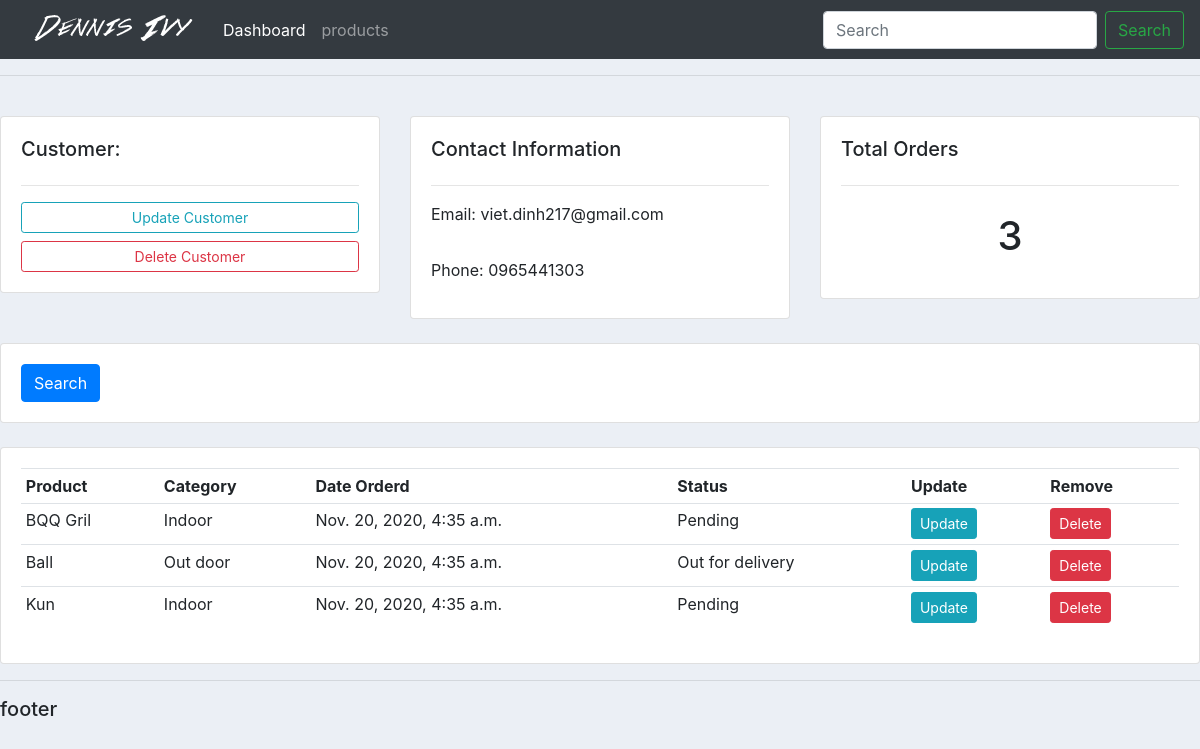
Screenshot of /customers/1/ with the database file from the repository.
### accounts/models.py (models this page shows, shortened)
class Customer(models.Model):
    name = models.CharField(max_length=200, null=True)
    phone = models.CharField(max_length=200, null=True)
    email = models.EmailField(max_length=200, null=True)
    date_created = models.DateTimeField(auto_now_add=True, null=True)

class Order(models.Model):
    STATUS = (
        ('Pending', 'Pending'),
        ('Out for delivery', 'Out for delivery'),
        ('Delivered', 'Delivered'),
    )
    custumer = models.ForeignKey(Customer, null=True , on_delete= models.SET_NULL)
    product = models.ForeignKey(Product, null=True , on_delete= models.SET_NULL)
    date_created = models.DateTimeField(auto_now_add=True, null=True)
    status = models.CharField(max_length=200, null=True, choices= STATUS)

class Product(models.Model):
    CATEGORY = (
        ('Indoor', 'Indoor'),
        ('Out door', 'Out door'),
    )
    name = models.CharField(max_length=200, null=True)
    price = models.FloatField(null=True)
    category = models.CharField(max_length=200, null=True, choices = CATEGORY)
    description = models.CharField(max_length=200, null=True, blank=True)
    date_created = models.DateTimeField(auto_now_add=True, null=True)
    tags = models.ManyToManyField(Tag)
    def __str__(self):
        return self.name

### accounts/views.py (the view)
# urls.py: path('customers/<str:pk>/', views.customers , name='customer'),
def customers(request, pk):
    customer = Customer.objects.get(id=pk)
    orders = customer.order_set.all()
    total_order = orders.count()
    context = {'customer': customer , 'orders': orders , 'total_order': total_order}
    return render(request, 'accounts/customers.html', context)

### accounts/templates/accounts/customers.html
	{% extends 'accounts/main.html' %}
{% block content%}
<br>
<div class="row">
	<div class="col-md">
		<div class="card card-body">
			<h5>Customer:</h5>
			<hr>
			<a class="btn btn-outline-info  btn-sm btn-block" href="">Update Customer</a>
			<a class="btn btn-outline-danger  btn-sm btn-block" href="">Delete Customer</a>
		</div>
	</div>
	<div class="col-md">
		<div class="card card-body">
			<h5>Contact Information</h5>
			<hr>
			<p>Email: {{customer.email}}</p> </p>
			<p>Phone: {{customer.phone}}</p>
		</div>
	</div>
	<div class="col-md">
		<div class="card card-body">
			<h5>Total Orders</h5>
			<hr>
			<h1 style="text-align: center;padding: 10px">{{total_order}}</h1>
		</div>
	</div>
</div>
<br>
<div class="row">
	<div class="col">
		<div class="card card-body">
			<form method="get">
		    <button class="btn btn-primary" type="submit">Search</button>
		  </form>
		</div>
	</div>
</div>
<br>
<div class="row">
	<div class="col-md">
		<div class="card card-body">
			<table class="table table-sm">
				<tr>
					<th>Product</th>
					<th>Category</th>
					<th>Date Orderd</th>
					<th>Status</th>
					<th>Update</th>
					<th>Remove</th>
				</tr>
				{% for order in orders %}
				<tr>
					<td>{{ order.product}}</td>
					<td>{{ order.product.category}}</td>
					<td>{{ order.date_created}}</td>
					<td>{{ order.status}}</td>
					<td><a class="btn btn-sm btn-info" href="{% url 'update_order' order.id %}">Update</a></td>
					<td><a class="btn btn-sm btn-danger" href="{% url 'delete_order' order.id %}">Delete</a></td>
				</tr>
				{% endfor %}
			</table>
		</div>
	</div>
</div>
{% endblock content %}

### static/css/main.css (style rules this page uses)
body { background-color: #ebeff5; }

### rows the page displays
Customer: email "viet.dinh217@gmail.com", phone "0965441303"
Order: product "BQQ Gril", product.category "Indoor", date_created "Nov. 20, 2020, 4:35 a.m.", status "Pending"
Order: product "Ball", product.category "Out door", date_created "Nov. 20, 2020, 4:35 a.m.", status "Out for delivery"
Order: product "Kun", product.category "Indoor", date_created "Nov. 20, 2020, 4:35 a.m.", status "Pending"

### other values shown
{{ total_order }} "3"
